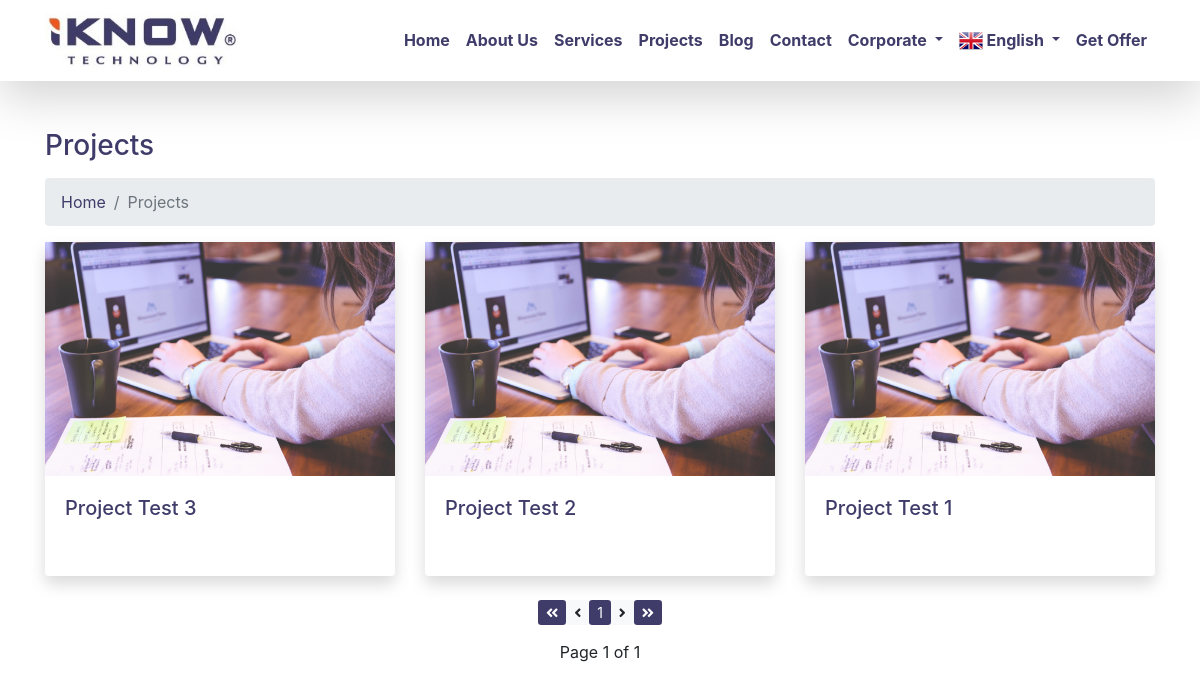
/en/projects/, run on the app's committed database.
### apps/en/iknowcms_portfolio_en/models.py (models this page shows, shortened)
class Portfolio(models.Model):
    portfolioTitle = models.CharField(
        max_length=100,
        unique=True,
        verbose_name="Project Title",
        help_text="Maximum 100 character, unique.")
    portfolioContent = RichTextUploadingField(
        verbose_name="Project Content")
    portfolioImage = models.ImageField(
        upload_to="project/en/%Y/%m/%d/",
        default="project/default_project_image.png",
        verbose_name="Project Image",
        help_text="Should be 600x400 pixels.")
    portfolioSlug = models.SlugField(
        max_length=100,
        unique=True,
        verbose_name="Project Slug",
        help_text="Url format of the Project Title, unique.")
    class Meta:
        verbose_name = 'Project'
        verbose_name_plural = 'Projects'

### apps/en/iknowcms_portfolio_en/views.py (the view)
# urls.py: path('', views.portfolioList_en, name='portfolioList_en'),
def portfolioList_en(request):
    portfolioList = Portfolio.objects.all().order_by("-pk")
    paginator = Paginator(portfolioList, 6)
    page_number = request.GET.get("page")
    page_portfolioList = paginator.get_page(page_number)
    return render(request, 'en/portfolio/portfolioList.html', {"page_portfolioList": page_portfolioList})

### templates/en/portfolio/portfolioList.html (shortened to what this page needs)
{% extends 'en/layout.html' %}
{% load static %}
{% block content %}
<div class="container mt-5">
    <h3 class="mb-3">
        {% block title %}
        Projects
        {% endblock title %}
    </h3>
    <ol class="breadcrumb">
        <li class="breadcrumb-item">
            <a href="{% url 'home_en' %}">Home</a>
        </li>
        <li class="breadcrumb-item active">Projects</li>
    </ol>
    <div class="row">
        {% for portfolio in page_portfolioList %}
        <div class="col-xl-4 col-lg-6 mb-4">
            <a href="{% url 'portfolioSingle_en' portfolio.portfolioSlug %}">
                <div class="card mb-4 border-0 h-100 shadow">
                    <img class="img-fluid" src="{{ portfolio.portfolioImage.url }}" alt="">
                    <div class="card-body">
                        <h5 class="card-title">
                            {{ portfolio.portfolioTitle }}
                        </h5>
                    </div>
                </div>
            </a>
        </div>
        {% endfor %}
    </div>
    <div class="row">
        <div class="col-md-12">
            <nav>
                <ul class="pagination pagination-lg justify-content-center">
                    <li class="page-item {% if not page_portfolioList.has_previous %} disabled {% endif %}">
                        <a class="btn-sm btn-primary" data-bs-toggle="tooltip" data-bs-placement="top"
                            title="First Page" href="?page=1" tabindex="-1"><i class="fas fa-angle-double-left"></i></a>
                    </li>
                    <li class="page-item {% if not page_portfolioList.has_previous %} disabled {% endif %}">
                        <a class="btn-sm btn-light"
                            href="{% if page_portfolioList.has_previous %}?page={{ page_portfolioList.previous_page_number }}{% endif %} "
                            tabindex="-1"><i class="fas fa-angle-left"></i></a>
                    </li>
                    {% for i in page_portfolioList.paginator.page_range %}
                    {% if page_portfolioList.number == i %}
                    <li class="active page-item disabled"><a class="btn-sm btn-primary" href="?page={{ i }}">{{ i }}</a>
                    </li>
                    {% elif i > page_portfolioList.number|add:'-4' and i < page_portfolioList.number|add:'4' %}
                    <li class="page-item"><a class="btn-sm btn-light" href="?page={{ i }}">{{ i }}</a></li>
                    {% endif %}
                    {% endfor %}
                    <li class="page-item {% if not page_portfolioList.has_next %} disabled {% endif %}">
                        <a class="btn-sm btn-light"
                            href="{% if page_portfolioList.has_next %} ?page={{ page_portfolioList.next_page_number }} {% endif %}"><i
                                class="fas fa-angle-right"></i></a>
                    </li>
                    <li class="page-item {% if not page_portfolioList.has_next %} disabled {% endif %}">
                        <a class="btn-sm btn-primary" data-bs-toggle="tooltip" data-bs-placement="top" title="Last Page"
                            href="{% if page_portfolioList.has_next %} ?page={{ page_portfolioList.paginator.num_pages }}  {% endif %}"><i
                                class="fas fa-angle-double-right"></i></a>
                    </li>
                </ul>
                <ul class="pagination pagination-lg justify-content-center">
                    <li>Page {{page_portfolioList.number}} of {{ page_portfolioList.paginator.num_pages }}</li>
                </ul>
            </nav>
        </div>
    </div>
</div>
{% endblock content %}

### static/css/modern-business.css (style rules this page uses)
h3 { color: #3f3c6a; }
a { color: #3f3c6a; text-decoration: none; }
.btn-primary { border-color: #3f3c6a; background-color: #3f3c6a; }

### data on the page
Portfolio: portfolioImage (placeholder picture), portfolioTitle "Project Test 3"
Portfolio: portfolioImage (placeholder picture), portfolioTitle "Project Test 2"
Portfolio: portfolioImage (placeholder picture), portfolioTitle "Project Test 1"

### other printed values
{{ i }} "1"
{{ page_portfolioList.number }} "1"
{{ page_portfolioList.paginator.num_pages }} "1"
